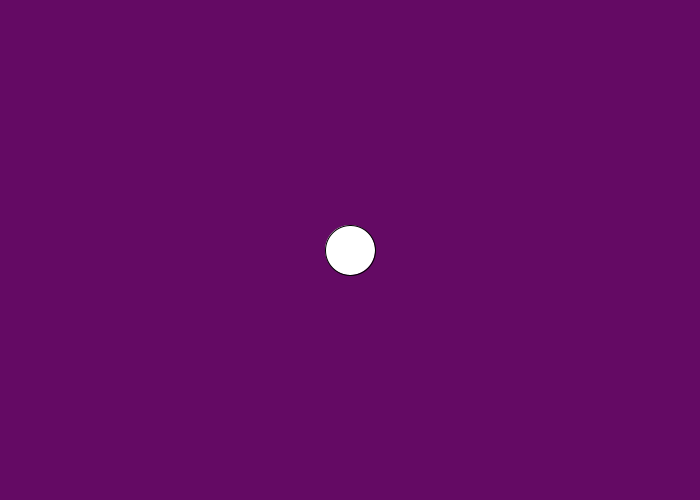
Frame 1 (no input)
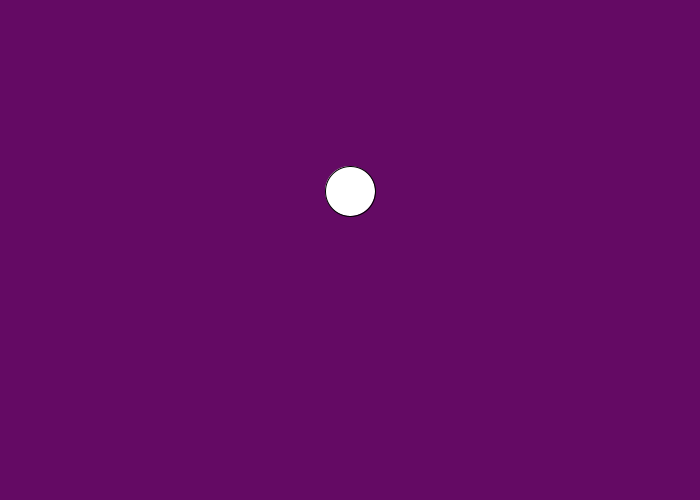
Frame 60 (the mouse pressed at the canvas centre just before this capture)
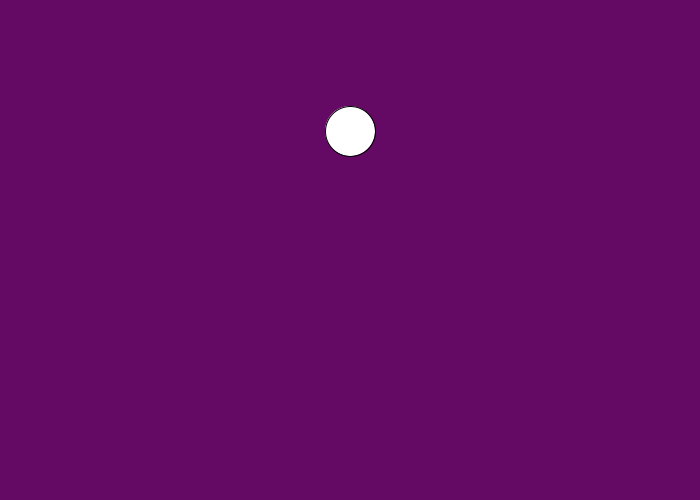
Frame 120 (the mouse held since frame 60 and released just before this capture)

The Processing sketch that drew these frames (run headless with seeded random() and noise(); from frame 60 on, the mouse is pressed at the canvas centre):

// Processing sketch: assignment
// ── assignment.pde
/**
 * processing-graphics-6-simple-animation
 * by Yaqub Ibrahim
 * 
 * Moving Circle
 * 
 */
int x = 350;
int y = 250;
int delta = -1;

void setup() {
  size(700, 500); // Size of canvas  
  background(100, 10, 100); // Background color as rgb values
  frameRate(350);
}

void draw() {
  background(100, 10, 100); // Background color as rgb values
  rectMode(CENTER);  
  ellipse(x, y, 50, 50);  
  y = y + delta;               
  if (y == height -25) {
    delta = -1;
  }
  if (y == 25) {
    delta = 1;
  }
}    
